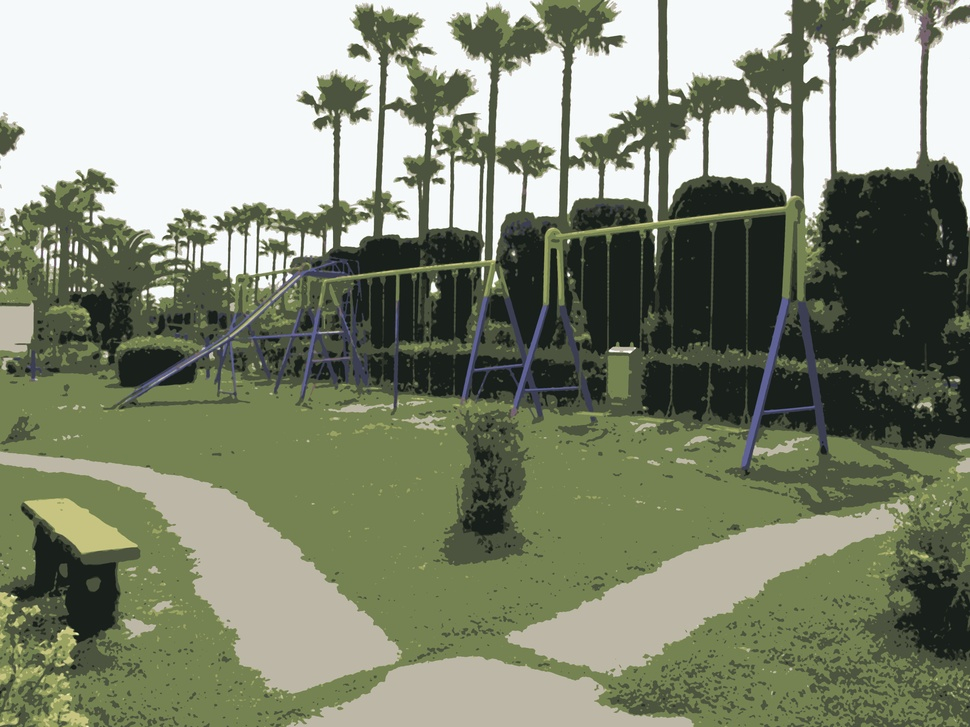
#> input picture Image Segmentation/res05-with_median.jpg, 970 x 727 px, shrunk from 4416 x 3312 before the run, given in place of res05.jpg, which was not available
$ python q2.py
#> lines starting #> are read from the running program, lines starting #| are printed output that depends on the picture; after the words box and inside, x2 and y2 are one past the last pixel; in counts of white or black regions, pixels touching at a corner belong together; pictures that were not available may be replaced by others from this repository, and a replacement may not be noted
# %%
import cv2
import numpy as np
import scipy
import scipy.sparse
from scipy.sparse import linalg as linalg
from scipy.sparse import lil_matrix as lil_matrix
from scipy.sparse.linalg import spsolve

# %%
def convert_bgr_to_rgb(img):
    return cv2.cvtColor(img, cv2.COLOR_BGR2RGB)

def normalize(img):
    return cv2.normalize(img, np.zeros(img.shape), 0, 255, cv2.NORM_MINMAX)

# %%
k = 2 # Resizing Factor - The higher the rate - The Faster the Program
source = cv2.imread('res05.jpg')
#> source is the input picture: shape (727, 970, 3); mean B, G, R 116.6, 137.5, 130.9
height, width = source.shape[:2]
#> height = 727; width = 970
source = cv2.resize(source, (int(width/k), int(height/k)))
#> source: shape (363, 485, 3)
target = cv2.imread('res06.jpg')
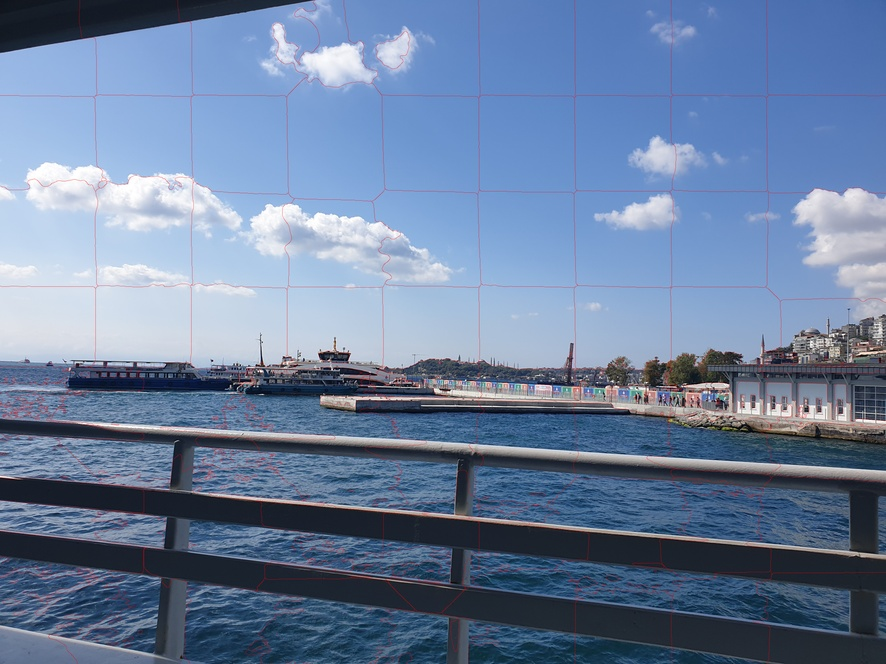
#> input picture Image Segmentation/res06.jpg, 886 x 664 px, shrunk from 4032 x 3024 before the run, found by its file name
#> target is the input picture: shape (664, 886, 3); mean B, G, R 158.5, 127.2, 106.6
target = cv2.resize(target, (int(width/k), int(height/k)))
#> target: shape (363, 485, 3)
mask = cv2.imread('mask-blend.jpg', cv2.IMREAD_GRAYSCALE)
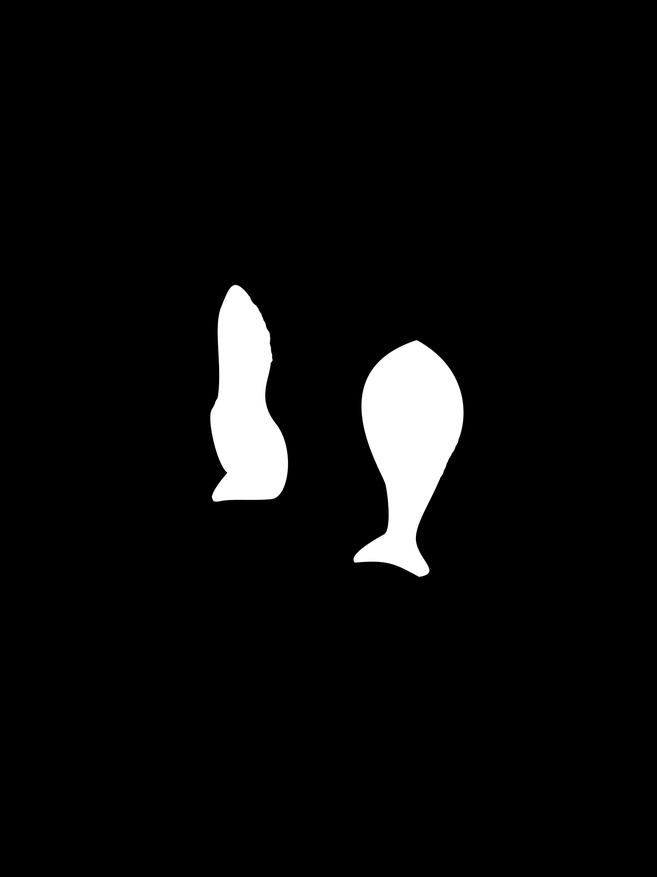
#> input picture Image blending/mask-blend.jpg, 657 x 877 px, shrunk from 2992 x 3992 before the run
#> mask is the input picture: shape (877, 657); min 0, max 255, mean 11.8
mask = cv2.resize(mask, (int(width/k), int(height/k)))
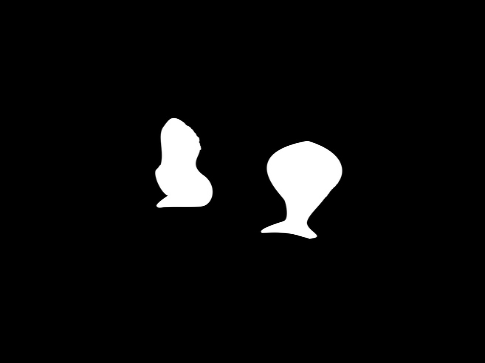
#> mask: shape (363, 485); min 0, max 255, mean 11.8


# %%
mask_indices = np.where(mask > 0)
#> mask_indices = 9415 positions, rows 116 to 241, columns 153 to 347
mask_indices = list(zip(*mask_indices))
#> mask_indices = 9415 pairs, first value 116 to 241, second value 153 to 347


moves = [(1, 0), (0, 1), (-1, 0), (0, -1)]

def apply_on_channel(source_channel, target_channel, L, mask_v, A, height, width):
    source_channel_vector = source_channel.flatten()
    target_channel_vector = target_channel.flatten()
    ratio = 0.75 # How Effective is source gradient.
    b = L @ (ratio * source_channel_vector + (1-ratio) * target_channel_vector)
    b[mask_v==0] = target_channel_vector[mask_v==0]
    x = spsolve(A, b)
    x = x.reshape((height, width))
    return clip(x)

def generate_mask(A, y_max, x_max):
    for y in range(1, y_max - 1):
        for x in range(1, x_max - 1):
            if mask[y, x] == 0:
                k = x + y * x_max
                A[k, k], A[k, k + 1], A[k, k - 1], A[k, k + x_max], A[k, k - x_max]  = 1, 0, 0, 0, 0

def get_laplacian(n, m):

    Diag = scipy.sparse.lil_matrix((m, m))
    Diag.setdiag(-1, -1)
    Diag.setdiag(4)
    Diag.setdiag(-1, 1)

    A = scipy.sparse.block_diag([Diag] * n).tolil()
    A.setdiag(-1, 1*m)
    A.setdiag(-1, -1*m)

    return A

def blend_poisson(source, target, mask):

    y_max, x_max = target.shape[:-1]
#> y_max = 363; x_max = 485

    mask = mask[:y_max, :x_max]
    mask[mask != 0] = 1
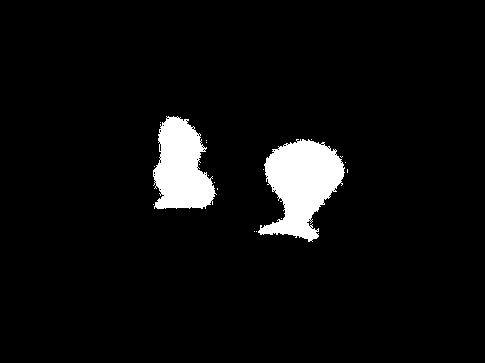
#> mask: shape (363, 485); values 0 (black) and 1 (white), 5.3% white; 19 white regions (17 under 20 px), largest, box (x1, y1, x2, y2) and area: (258, 139, 345, 242) 5321, (153, 116, 217, 209) 4071

    A = get_laplacian(y_max, x_max)

    L = A.tocsc()
    generate_mask(A, y_max, x_max)
    A = A.tocsc()

    mask_vector = mask.flatten()

    for channel in range(3):
        target[:y_max, :x_max, channel] = \
        apply_on_channel(source[:y_max, :x_max, channel], target[:y_max, :x_max, channel], L, mask_vector, A, y_max, x_max)
#> this loop made 3 passes
#> pass 1, in apply_on_channel, `x = x.reshape((height, width))`:
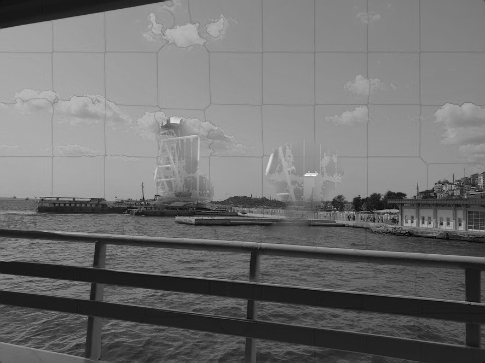
#> x: shape (363, 485) float64; min 3, max 353.2, mean 157.9; drawn with min black and max white
#> pass 3, in apply_on_channel (call 3), `x = x.reshape((height, width))`:
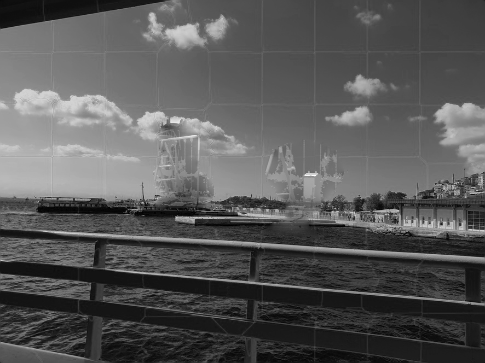
#> x: shape (363, 485) float64; min 0, max 307.2, mean 106.1; drawn with min black and max white
#> after the loop:
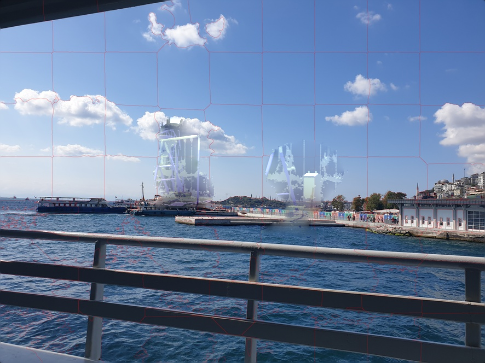
#> target: shape (363, 485, 3); mean B, G, R 157.8, 126.6, 106

    return target

def clip(v):
    new_v = np.copy(v)
    new_v[new_v > 255] = 255
    new_v[new_v < 0] = 0
    return new_v.astype(np.uint8)

# %%
result = blend_poisson(source, target, mask)

# %%
cv2.imwrite("res07.jpg", result)
